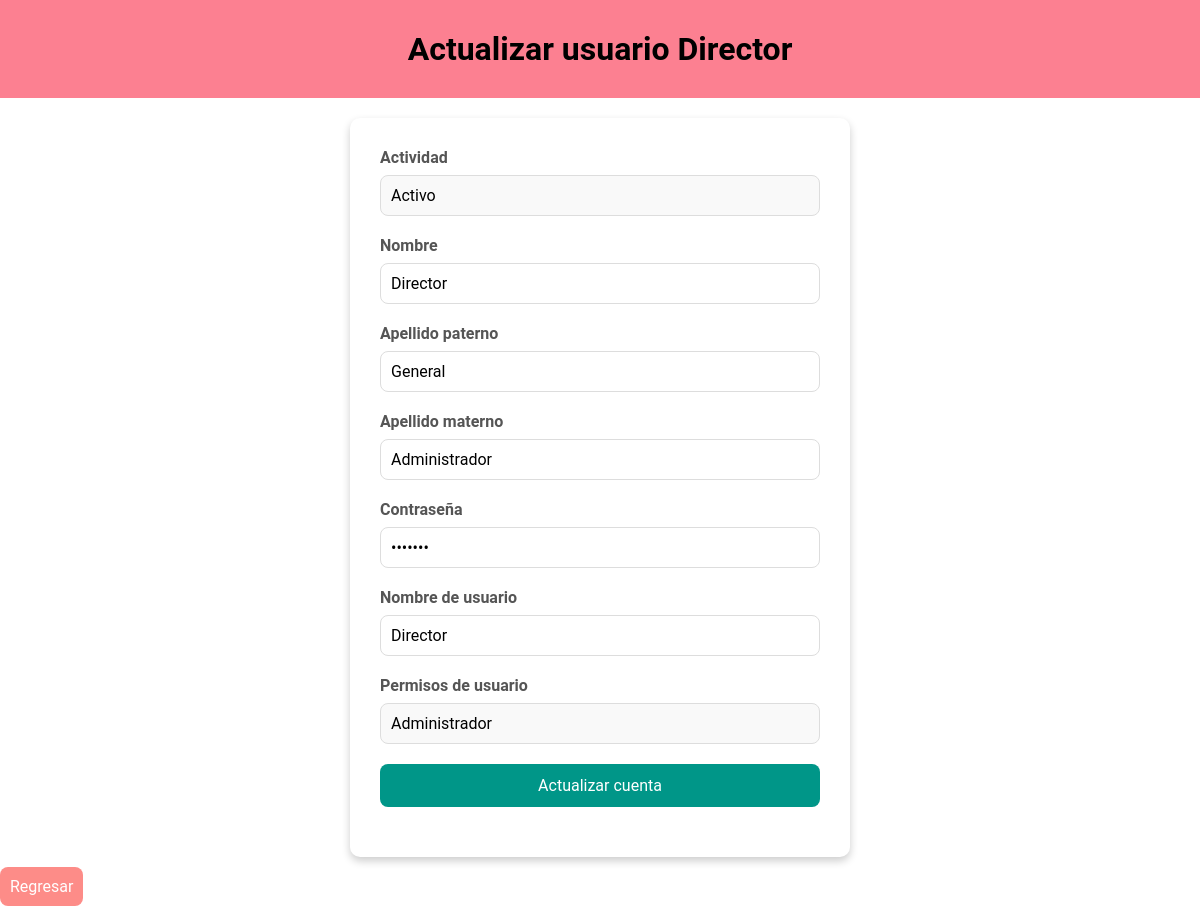
/php/usuario/actualizar.php?id=1, run on the app's committed database.
### tables this page shows
CREATE TABLE usuario(
    id INT PRIMARY KEY AUTO_INCREMENT NOT NULL,
    nombre VARCHAR(50) NOT NULL,
    ap VARCHAR(50) NOT NULL,
    am VARCHAR(50) NOT NULL,
    pswd VARCHAR(255) NOT NULL,
    usuario VARCHAR(50) NOT NULL,
    actividad BOOLEAN NOT NULL,
    idTipo INT NOT NULL,
    FOREIGN KEY (idTipo) REFERENCES tipoUsuario(id) ON DELETE CASCADE
);

CREATE TABLE tipoUsuario(
    id INT PRIMARY KEY AUTO_INCREMENT NOT NULL,
    descripcion VARCHAR(50) NOT NULL
);

### php/usuario/actualizar.php (the view, shortened to what this page needs)
<?php
$pdo = conn::conn();
$query = "SELECT * FROM usuario WHERE id = :id";
$stmt = $pdo->prepare($query);
$stmt->bindParam(':id', $_GET['id']);
$stmt->execute();
$usuario = $stmt->fetch(PDO::FETCH_ASSOC);
$query = "SELECT * FROM tipoUsuario";
$stmt = $pdo->prepare($query);
$stmt->execute();
$tipos = $stmt->fetchAll(PDO::FETCH_ASSOC);
?>
<!DOCTYPE html>
<html lang="es">
<head>
    <link rel="stylesheet" href="../../css/crearCuenta.css">
</head>
<body>
    <header>
        <h1>Actualizar usuario <?php echo $usuario['usuario'] ?></h1>
    </header>
    <main>
        <form action="../login/actualizar.php" method="POST">
            <div class="input">
                <label for="actividad">Actividad</label>
                <select name="actividad" id="actividad">
                    <option value="1" selected>Activo</option>
                </select>
            </div>
            <div class="input">
                <label for="nombre">Nombre</label>
                <input type="text" id="nombre" name="nombre" value="<?php echo htmlspecialchars($usuario['nombre']) ?>" required>
            </div>
            <div class="input">
                <label for="ap">Apellido paterno</label>
                <input type="text" id="ap" name="ap" value="<?php echo htmlspecialchars($usuario['ap']) ?>" required>
            </div>
            <div class="input">
                <label for="am">Apellido materno</label>
                <input type="text" id="am" name="am" value="<?php echo htmlspecialchars($usuario['am']) ?>" required>
            </div>
            <div class="input">
                <label for="pwd">Contraseña</label>
                <input type="password" id="pwd" name="pwd" value="<?php echo htmlspecialchars($usuario['pswd']) ?>" required>
            </div>
            <div class="input">
                <label for="usuario">Nombre de usuario</label>
                <input type="text" id="usuario" name="usuario" value="<?php echo htmlspecialchars($usuario['usuario']) ?>" required>
            </div>
            <div class="input">
                <label for="tipo">Permisos de usuario</label>
                <select name="tipo" id="tipo" required>
                    <?php foreach ($tipos as $tipo) { ?>
                        <option value="<?php echo $tipo['id']; ?>" <?php echo ($usuario['idTipo'] == $tipo['id']) ? 'selected' : ''; ?>>
                            <?php echo $tipo['descripcion']; ?>
                        </option>
                    <?php } ?>
                </select>
            </div>
            <div class="input">
                <button value="submit">Actualizar cuenta</button>
            </div>
        </form>
    </main>
    <nav>
        <ul>
            <li>
                <a href="../../cuentas.php">Regresar</a>
            </li>
        </ul>
    </nav>
</body>
</html>

### css/crearCuenta.css (style rules this page uses)
* { padding: 0; margin: 0; box-sizing: border-box; font-family: 'Roboto', sans-serif; }
header { background-color: #fc8091; padding: 30px; display: flex; justify-content: space-between; align-items: center; }
h1 { width: 100%; text-align: center; }
nav ul { list-style: none; display: flex; align-items: center; gap: 20px; }
a { text-decoration: none; color: white; background-color: #fd8c88; padding: 10px; margin-top: 40px; border-radius: 8px; transition: 0.4s; cursor: pointer; }
main { background-color: #ffffff; width: 100%; max-width: 500px; padding: 30px; border-radius: 10px; box-shadow: 0px 4px 8px rgba(0, 0, 0, 0.2); margin: 20px auto; }
form .input { margin-bottom: 20px; display: flex; flex-direction: column; }
label { font-weight: bold; color: #555; margin-bottom: 8px; }
input[type="text"], input[type="password"], select { padding: 10px; border: 1px solid #ddd; border-radius: 8px; font-size: 1rem; transition: border 0.3s ease; }
select { appearance: none; background: #f9f9f9; }
button { padding: 12px; font-size: 1rem; color: #fff; background-color: #009688; border: none; border-radius: 8px; cursor: pointer; transition: 0.3s ease; }

### data on the page
usuario: usuario "Director", nombre "Director", ap "General", am "Administrador", tipo "Administrador"
